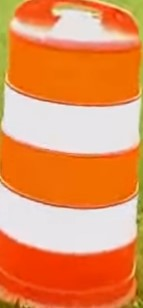
#> input picture varija_ae19b051_assign2/barrel.jpg, 143 x 308 px
$ python ObstacleDetection.py
#> lines starting #> are read from the running program, lines starting #| are printed output that depends on the picture; after the words box and inside, x2 and y2 are one past the last pixel; in counts of white or black regions, pixels touching at a corner belong together; pictures that were not available may be replaced by others from this repository, and a replacement may not be noted
# -*- coding: utf-8 -*-
"""
Created on Fri Jul  9 23:21:42 2021

@author: Varija
"""

import cv2
import numpy as np
import matplotlib.pyplot as plt

# original_image = cv2.imread("full_image.jpg")
# hsv_original = cv2.cvtColor(original_image, cv2.COLOR_BGR2HSV)

#start the video
hurdle = cv2.imread("barrel.jpg")
#> hurdle is the input picture: shape (308, 143, 3); mean B, G, R 90.4, 144.9, 230.7
# converting the barrel pic from RGB to HSV
hsv_hurdle = cv2.cvtColor(hurdle, cv2.COLOR_BGR2HSV)
#> hsv_hurdle: shape (308, 143, 3); mean H, S, V 41.1, 155.6, 231.4
#Histogram of Hurdle
hist_hurdle = cv2.calcHist([hsv_hurdle],[0,1], None, [180, 256], [0, 180, 0, 256])
# normalised histogram
hist_norm = cv2.normalize(hist_hurdle,hist_hurdle,0, 255, cv2.NORM_MINMAX)
frame = cv2.VideoCapture("barrel.mp4")
disc = cv2.getStructuringElement(cv2.MORPH_ELLIPSE, (7,7))

while(frame.isOpened()):
    # Capture frame-by-frame
    ret, frames = frame.read()
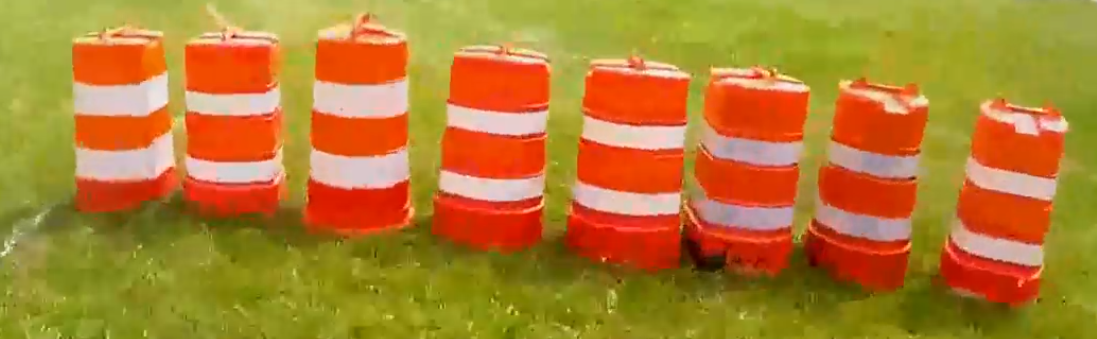
#> input picture Original.png, 1097 x 339 px, given in place of barrel.mp4, which was not available
#> frames is the input picture: shape (339, 1097, 3); mean B, G, R 48.3, 126.2, 177.4
    # Our operations on the frame come here
    hsv_video = cv2.cvtColor(frames, cv2.COLOR_BGR2HSV)
#> hsv_video: shape (339, 1097, 3); mean H, S, V 24.5, 190.2, 179.4
    rgb_video=cv2.cvtColor(frames, cv2.COLOR_BGR2RGB)
    h,s,v = cv2.split(hsv_video)
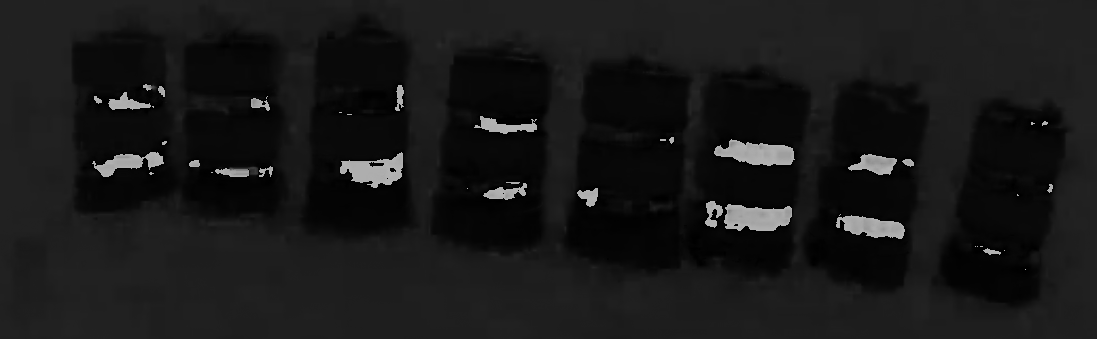
#> h: shape (339, 1097); min 0, max 179, mean 24.5
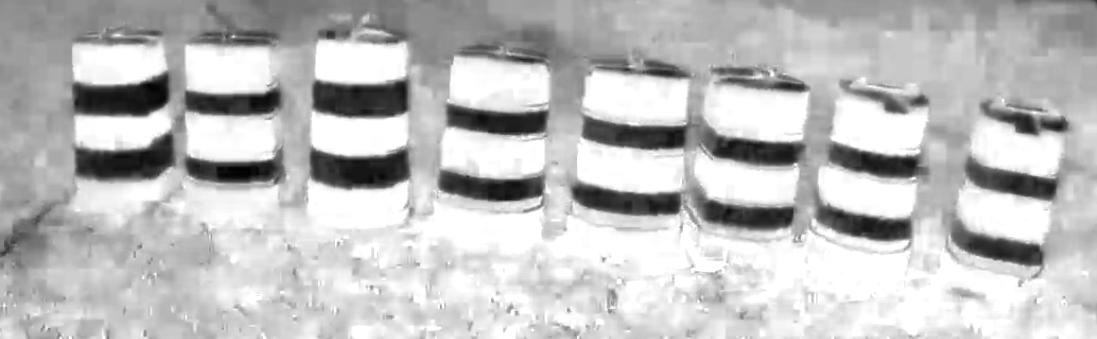
#> s: shape (339, 1097); min 0, max 255, mean 190.2
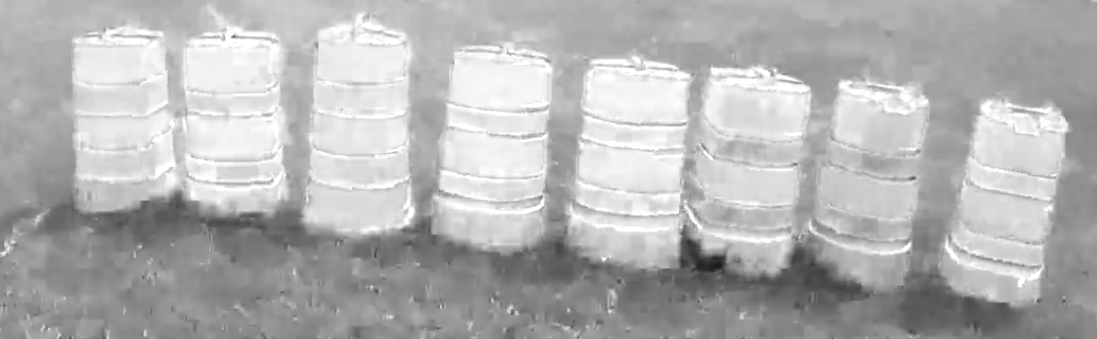
#> v: shape (339, 1097); min 25, max 255, mean 179.4

    res = cv2.calcBackProject([hsv_video],[0,1],hist_norm,[0,180,0,256],9)

    filt = cv2.filter2D(res, -1, disc, res)
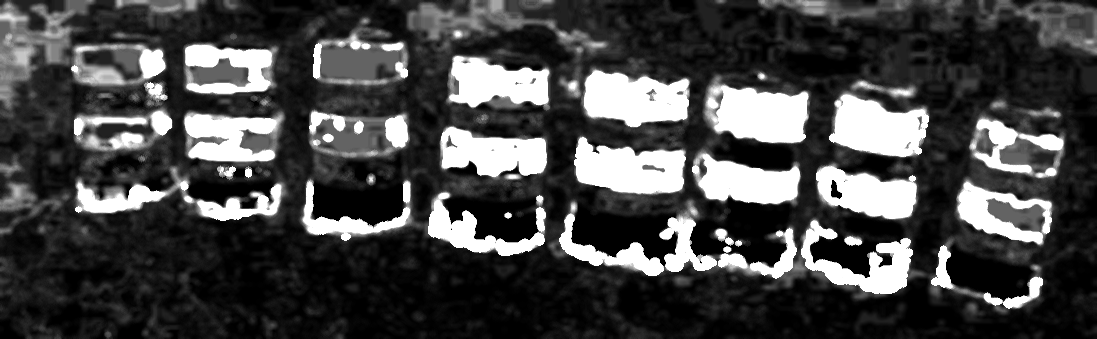
#> filt: shape (339, 1097); min 0, max 255, mean 69.8
    thresh=cv2.adaptiveThreshold(filt,255,cv2.ADAPTIVE_THRESH_GAUSSIAN_C,cv2.THRESH_BINARY_INV,11,5)
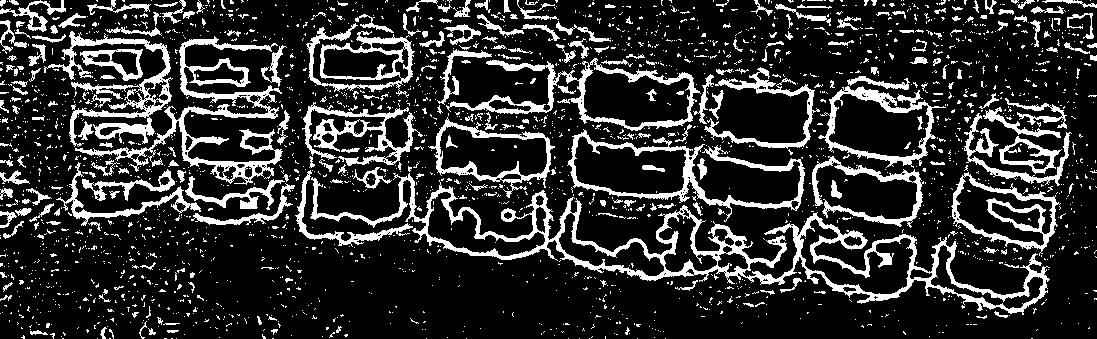
#> thresh: shape (339, 1097); 18.7% white; 2336 white regions (2074 under 20 px), largest, box (x1, y1, x2, y2) and area: (310, 173, 1050, 315) 11895, (75, 36, 283, 185) 4906, (44, 31, 173, 147) 3348

    # Overlay images using bitwise_and
    final = cv2.merge((thresh,thresh,thresh))

    result = cv2.bitwise_and(frames, final)
    # Display the resulting frame
    cv2.imshow('frame',filt)
    cv2.imshow('a',result)
    if cv2.waitKey(1) == ord('q'):
#> (key q is pressed here)
        break

# When everything done, release the capture
frame.release()

cv2.destroyAllWindows()

plt.plot(hist_hurdle),plt.xlabel('Pixel intensity value'),plt.ylabel('Frequency'),plt.title('Histogram')

# cv2.imshow("original image", original_image)
# cv2.imshow("hurdle",hurdle)
# cv2.waitKey(0)
cv2.destroyAllWindows()
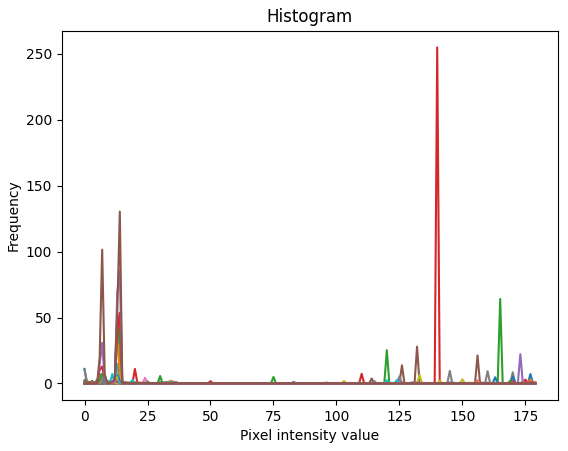
#> figure drawn by matplotlib, 1 panel; curve peaks at x = 0, y = 11; curve peaks at x = 165, y = 64.06
